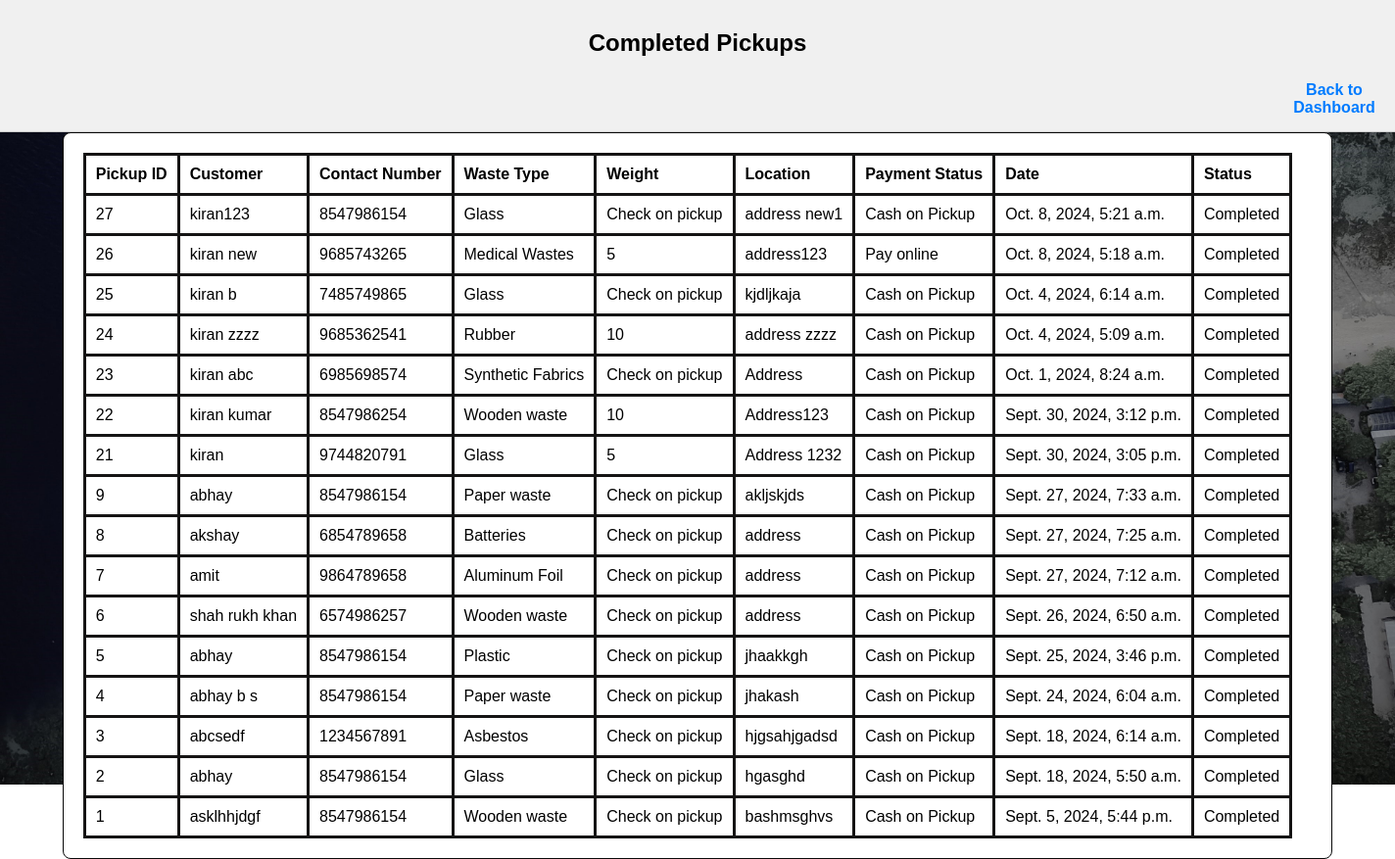
Before: /completed/ with the older database file.
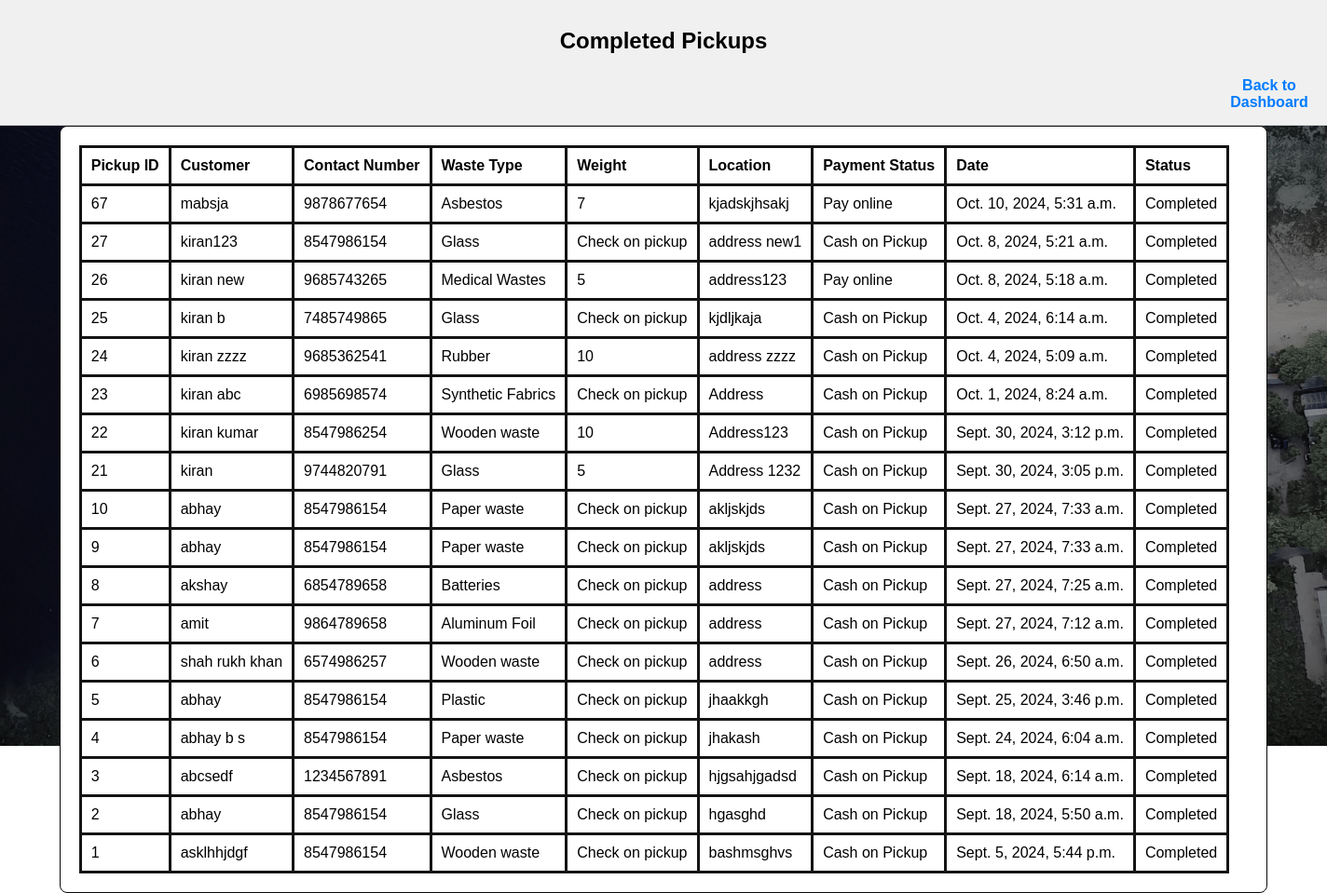
After: the same page with the newer database file.
### WM_app/models.py (models this page shows, shortened)
class Pickup(models.Model):
    pickup_id=models.AutoField(primary_key=True)
    customer=models.CharField(max_length=255)
    contact_number=models.CharField(max_length=15)
    waste_type=models.CharField(max_length=50)
    weight=models.CharField(max_length=50)
    location=models.TextField()
    payment_status=models.CharField(max_length=50)
    date=models.DateTimeField(default=timezone.now)
    pickup_status=models.CharField(max_length=50,default='Pending')

### WM_app/views.py (the view)
# urls.py: path('completed/',views.completed_pickups,name='completed'),
def completed_pickups(request):
    completed_pickup_ids=CompletedPickup.objects.values_list('Completed_Pickid',flat=True)
    Pickup.objects.filter(pickup_id__in=completed_pickup_ids).update(pickup_status='Completed')
    completed_pickups=Pickup.objects.filter(pickup_status='Completed').order_by('-date')
    context = {
        'completed_pickups': completed_pickups,
    }
    return render(request,"completed.html", context)

### template/completed.html (shortened to what this page needs)
<!DOCTYPE html>
<html lang="en">
<head>
    {% load static %}
</head>
<body>
    <header class="header">
        <h2>Completed Pickups</h2>
        <div class="title-container">
            <div class="links">
                <a href="{% url 'adm_dash' %}" class="pickup-link">Back to Dashboard</a>
            </div>
        </div>
    </header>
    <div class="container">
        <div class="table-container">
            <table>
                <thead>
                    <tr>
                        <th>Pickup ID</th>
                        <th>Customer</th>
                        <th>Contact Number</th>
                        <th>Waste Type</th>
                        <th>Weight</th>
                        <th>Location</th>
                        <th>Payment Status</th>
                        <th>Date</th>
                        <th>Status</th>
                    </tr>
                </thead>
                <tbody>
                    {% for pickup in completed_pickups %}
                    <tr>
                        <td>{{ pickup.pickup_id }}</td>
                        <td>{{ pickup.customer }}</td>
                        <td>{{ pickup.contact_number }}</td>
                        <td>{{ pickup.waste_type }}</td>
                        <td>{{ pickup.weight }}</td>
                        <td>{{ pickup.location }}</td>
                        <td>{{ pickup.payment_status }}</td>
                        <td>{{ pickup.date }}</td>
                        <td>{{ pickup.pickup_status }}</td>
                    </tr>
                    {% empty %}
                    <tr>
                        <td colspan="3">No completed pickups yet.</td>
                    </tr>
                    {% endfor %}
                </tbody>
            </table>
        </div>
    </div>
</body>
</html>

Changed rows visible on the page:
now on this page (row edited): Pickup: pickup_id "67", customer "mabsja", contact_number "9878677654", waste_type "Asbestos", weight "7", location "kjadskjhsakj", payment_status "Pay online", date "Oct. 10, 2024, 5:31 a.m.", pickup_status "Completed"
now on this page (row edited): Pickup: pickup_id "10", customer "abhay", contact_number "8547986154", waste_type "Paper waste", weight "Check on pickup", location "akljskjds", payment_status "Cash on Pickup", date "Sept. 27, 2024, 7:33 a.m.", pickup_status "Completed"
